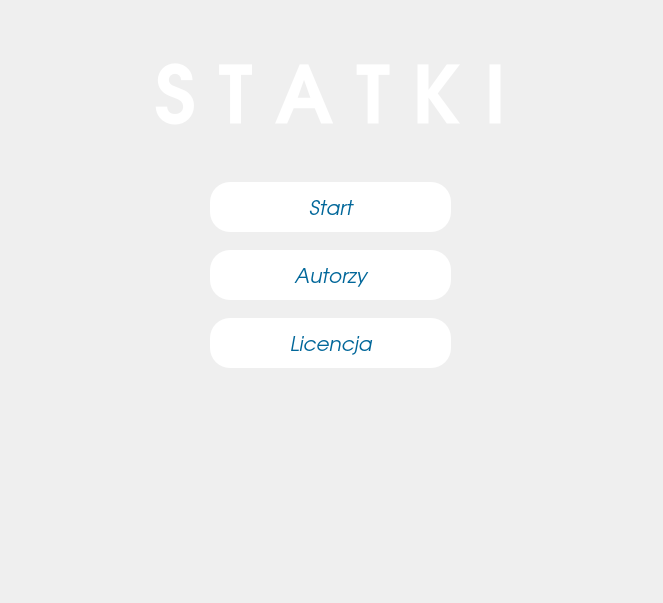
<?xml version="1.0" encoding="UTF-8"?>
<ui version="4.0">
 <class>menu</class>
 <widget class="QDialog" name="menu">
  <property name="geometry">
   <rect>
    <x>0</x>
    <y>0</y>
    <width>663</width>
    <height>603</height>
   </rect>
  </property>
  <property name="windowTitle">
   <string>Dialog</string>
  </property>
  <widget class="QWidget" name="verticalLayoutWidget_2">
   <property name="geometry">
    <rect>
     <x>210</x>
     <y>170</y>
     <width>241</width>
     <height>211</height>
    </rect>
   </property>
   <layout class="QVBoxLayout" name="verticalLayout_3">
    <item>
     <widget class="QPushButton" name="pushButton">
      <property name="font">
       <font>
        <family>URW Gothic L</family>
        <pointsize>15</pointsize>
        <italic>true</italic>
       </font>
      </property>
      <property name="styleSheet">
       <string notr="true">QPushButton
{
	background-color:#ffffff;
	color:#006699;
	border-radius: 20px;
	height: 50px;
}

QPushButton:hover
{
	background-color:#006699;
	color:white;
	font-weight: bold;
}</string>
      </property>
      <property name="text">
       <string>Start</string>
      </property>
     </widget>
    </item>
    <item>
     <widget class="QPushButton" name="pushButton_3">
      <property name="font">
       <font>
        <family>URW Gothic L</family>
        <pointsize>15</pointsize>
        <italic>true</italic>
       </font>
      </property>
      <property name="styleSheet">
       <string notr="true">QPushButton
{
	background-color:#ffffff;
	color:#006699;
	border-radius: 20px;
	height: 50px;
}

QPushButton:hover
{
	background-color:#006699;
	color:white;
	font-weight: bold;
}</string>
      </property>
      <property name="text">
       <string>Autorzy</string>
      </property>
     </widget>
    </item>
    <item>
     <widget class="QPushButton" name="pushButton_2">
      <property name="font">
       <font>
        <family>URW Gothic L</family>
        <pointsize>15</pointsize>
        <italic>true</italic>
       </font>
      </property>
      <property name="styleSheet">
       <string notr="true">QPushButton
{
	background-color:#ffffff;
	color:#006699;
	border-radius: 20px;
	height: 50px;
}

QPushButton:hover
{
	background-color:#006699;
	color:white;
	font-weight: bold;
}</string>
      </property>
      <property name="text">
       <string>Licencja</string>
      </property>
     </widget>
    </item>
   </layout>
  </widget>
  <widget class="QWidget" name="verticalLayoutWidget">
   <property name="geometry">
    <rect>
     <x>10</x>
     <y>16</y>
     <width>641</width>
     <height>151</height>
    </rect>
   </property>
   <layout class="QVBoxLayout" name="verticalLayout">
    <item>
     <widget class="QLabel" name="label">
      <property name="font">
       <font>
        <family>URW Gothic L</family>
        <pointsize>60</pointsize>
        <weight>75</weight>
        <italic>false</italic>
        <bold>true</bold>
       </font>
      </property>
      <property name="styleSheet">
       <string notr="true">QLabel 
{
	color: white;
}</string>
      </property>
      <property name="text">
       <string>S T A T K I</string>
      </property>
      <property name="alignment">
       <set>Qt::AlignCenter</set>
      </property>
     </widget>
    </item>
   </layout>
  </widget>
 </widget>
 <resources/>
 <connections/>
</ui>
